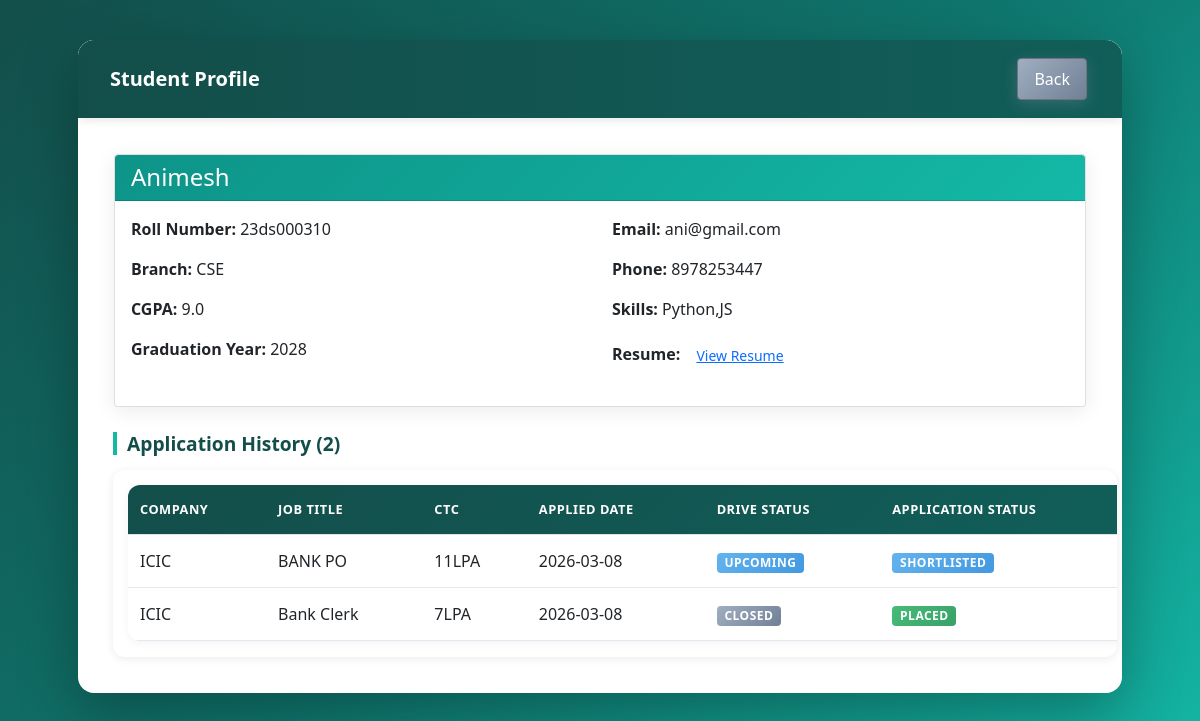
Page /view_student/3 on the committed database.
### application/models.py (models this page shows)
class Student(db.Model):
    id = db.Column(db.Integer(), primary_key=True)
    full_name = db.Column(db.String(), nullable=False)
    roll_number = db.Column(db.String(), unique=True, nullable=False)
    branch = db.Column(db.String(), nullable=False)
    cgpa = db.Column(db.Float(), nullable=False)
    graduation_year = db.Column(db.Integer(), nullable=False)
    phone = db.Column(db.String(), nullable=False)
    skills = db.Column(db.String(), nullable=True)
    resume_link = db.Column(db.String(), nullable=True)
    user_id = db.Column(db.Integer(), db.ForeignKey("user.id"), nullable=False)
    applications = db.relationship("Application", backref="student_details")

class User(db.Model):
    id = db.Column(db.Integer(), primary_key=True)
    username = db.Column(db.String(), unique=True, nullable=False)
    email = db.Column(db.String(), unique=True, nullable=False)
    password = db.Column(db.String(), nullable=False)
    type = db.Column(db.String(), default="student")
    is_active = db.Column(db.Boolean(), default=True)
    company_details = db.relationship("Company", backref="user_account", uselist=False)
    student_details = db.relationship("Student", backref="user_account", uselist=False)

class Application(db.Model):
    id = db.Column(db.Integer(), primary_key=True)
    application_date = db.Column(db.String(), nullable=False)
    status = db.Column(db.String(), default="applied")
    student_id = db.Column(db.Integer(), db.ForeignKey("student.id"), nullable=False)
    drive_id = db.Column(db.Integer(), db.ForeignKey("placement_drive.id"), nullable=False)

class Company(db.Model):
    id = db.Column(db.Integer(), primary_key=True)
    company_name = db.Column(db.String(), nullable=False)
    industry = db.Column(db.String(), nullable=False)
    location = db.Column(db.String(), nullable=False)
    hr_contact = db.Column(db.String(), nullable=False)
    website = db.Column(db.String(), nullable=True)
    description = db.Column(db.String(), nullable=True)
    approval_status = db.Column(db.String(), default="pending")
    user_id = db.Column(db.Integer(), db.ForeignKey("user.id"), nullable=False)
    drives = db.relationship("PlacementDrive", backref="company_details")

class PlacementDrive(db.Model):
    id = db.Column(db.Integer(), primary_key=True)
    job_title = db.Column(db.String(), nullable=False)
    job_description = db.Column(db.String(), nullable=False)
    eligibility_criteria = db.Column(db.String(), nullable=False)
    required_skills = db.Column(db.String(), nullable=True)
    experience = db.Column(db.String(), nullable=True)
    required_cgpa = db.Column(db.Float(), nullable=False)
    eligible_branches = db.Column(db.String(), nullable=False)
    ctc = db.Column(db.String(), nullable=False)
    location = db.Column(db.String(), nullable=False)
    drive_date = db.Column(db.String(), nullable=False)
    application_deadline = db.Column(db.String(), nullable=False)
    max_positions = db.Column(db.Integer(), nullable=False)
    approval_status = db.Column(db.String(), default="pending")
    drive_status = db.Column(db.String(), default="upcoming")
    company_id = db.Column(db.Integer(), db.ForeignKey("company.id"), nullable=False)
    applications = db.relationship("Application", backref="drive_details")

### application/controllers.py (the view)
@app.route("/view_student/<int:student_id>")
def view_student_profile(student_id):
    student = Student.query.get(student_id)
    applications = Application.query.filter_by(student_id=student_id).all()
    return render_template("view_student_profile.html", student=student, applications=applications)

### templates/view_student_profile.html (shortened to what this page needs)
<!DOCTYPE html>
<html lang="en">
<head>
    <link rel="stylesheet" href="/static/style.css">
    <link href="https://cdn.jsdelivr.net/npm/bootstrap@5.0.2/dist/css/bootstrap.min.css" rel="stylesheet">
</head>
<body>
    <div id="main">
        <div id="canvas" class="overflow-auto">
            <nav class="navbar navbar-expand-lg navbar-light bg-light">
                <div class="container-fluid">
                    <a class="navbar-brand" href="#">Student Profile</a>
                    <div class="collapse navbar-collapse">
                        <ul class="navbar-nav ms-auto">
                            <li class="nav-item">
                                <a class="nav-link btn btn-secondary text-white" href="javascript:history.back()">Back</a>
                            </li>
                        </ul>
                    </div>
                </div>
            </nav>
            <div id="content">
                <div class="card m-3">
                    <div class="card-header bg-primary text-white">
                        <h4 class="mb-0">{{student.full_name}}</h4>
                    </div>
                    <div class="card-body">
                        <div class="row">
                            <div class="col-md-6">
                                <p><strong>Roll Number:</strong> {{student.roll_number}}</p>
                                <p><strong>Branch:</strong> {{student.branch}}</p>
                                <p><strong>CGPA:</strong> {{student.cgpa}}</p>
                                <p><strong>Graduation Year:</strong> {{student.graduation_year}}</p>
                            </div>
                            <div class="col-md-6">
                                <p><strong>Email:</strong> {{student.user_account.email}}</p>
                                <p><strong>Phone:</strong> {{student.phone}}</p>
                                {% if student.skills %}
                                <p><strong>Skills:</strong> {{student.skills}}</p>
                                {% endif %}
                                {% if student.resume_link %}
                                <p><strong>Resume:</strong> <a href="{{student.resume_link}}" target="_blank" class="btn btn-link btn-sm">View Resume</a></p>
                                {% endif %}
                            </div>
                        </div>
                    </div>
                </div>
                <h3 class="headings">Application History ({{applications|length}})</h3>
                <div class="table border" style="max-height:300px;overflow-y: scroll;">
                    <table class="table">
                        <thead>
                            <tr>
                                <th>Company</th>
                                <th>Job Title</th>
                                <th>CTC</th>
                                <th>Applied Date</th>
                                <th>Drive Status</th>
                                <th>Application Status</th>
                            </tr>
                        </thead>
                        <tbody>
                            {% for app in applications %}
                            <tr>
                                <td>{{app.drive_details.company_details.company_name}}</td>
                                <td>{{app.drive_details.job_title}}</td>
                                <td>{{app.drive_details.ctc}}</td>
                                <td>{{app.application_date}}</td>
                                <td>
                                    {% if app.drive_details.drive_status == "upcoming" %}
                                        <span class="badge bg-info">Upcoming</span>
                                    {% else %}
                                        <span class="badge bg-secondary">Closed</span>
                                    {% endif %}
                                </td>
                                <td>
                                    {% if app.status == "applied" %}
                                        <span class="badge bg-primary">Applied</span>
                                    {% elif app.status == "shortlisted" %}
                                        <span class="badge bg-info">Shortlisted</span>
                                    {% elif app.status == "interview" %}
                                        <span class="badge bg-warning">Interview</span>
                                    {% elif app.status == "selected" %}
                                        <span class="badge bg-success">Placed</span>
                                    {% else %}
                                        <span class="badge bg-danger">Rejected</span>
                                    {% endif %}
                                </td>
                            </tr>
                            {% endfor %}
                        </tbody>
                    </table>
                </div>
            </div>
        </div>
    </div>
</body>
</html>

### static/style.css (style rules this page uses)
* { margin: 0; padding: 0; box-sizing: border-box; }
body { font-family: 'Segoe UI', Tahoma, Geneva, Verdana, sans-serif; background: linear-gradient(135deg, #134e4a 0%, #0f766e 50%, #14b8a6 100%); min-height: 100vh; }
#main { padding: 20px; }
#canvas { background: #ffffff; margin: 20px auto; width: 90%; max-width: 1400px; min-height: 600px; border-radius: 16px; box-shadow: 0 20px 60px rgba(0, 0, 0, 0.3); overflow: hidden; }
.navbar { background: linear-gradient(90deg, #134e4a 0%, #115e59 100%) !important; padding: 15px 20px !important; box-shadow: 0 2px 10px rgba(0, 0, 0, 0.1); }
.navbar-brand { color: #fff !important; font-weight: 600; font-size: 1.3rem; }
.nav-link { color: rgba(255, 255, 255, 0.9) !important; transition: all 0.3s ease; padding: 8px 16px !important; border-radius: 6px; margin: 0 4px; }
.btn { padding: 10px 20px; border-radius: 8px; font-weight: 500; transition: all 0.3s ease; border: none; margin: 3px; }
.btn-secondary { background: linear-gradient(135deg, #a0aec0 0%, #718096 100%); box-shadow: 0 4px 15px rgba(113, 128, 150, 0.4); }
.btn-sm { padding: 6px 14px; font-size: 0.85rem; }
.card { border: none; border-radius: 12px; box-shadow: 0 4px 20px rgba(0, 0, 0, 0.08); transition: all 0.3s ease; margin: 15px; overflow: hidden; }
.card-header { background: linear-gradient(135deg, #0d9488 0%, #14b8a6 100%); color: #fff; font-weight: 600; padding: 16px 20px; border: none; }
.card-body { padding: 20px; }
.table { margin: 15px; border-radius: 12px; overflow: hidden; box-shadow: 0 2px 10px rgba(0, 0, 0, 0.05); }
.table thead { background: linear-gradient(135deg, #134e4a 0%, #115e59 100%); color: #fff; }
.table thead th { border: none; padding: 15px 12px; font-weight: 600; text-transform: uppercase; font-size: 0.8rem; letter-spacing: 0.5px; }
.table tbody tr { transition: all 0.2s ease; }
.table tbody td { padding: 14px 12px; vertical-align: middle; border-color: #e2e8f0; }
.badge { padding: 6px 12px; border-radius: 20px; font-weight: 500; font-size: 0.75rem; text-transform: uppercase; letter-spacing: 0.5px; }
.badge.bg-success { background: linear-gradient(135deg, #48bb78 0%, #38a169 100%) !important; }
.badge.bg-info { background: linear-gradient(135deg, #63b3ed 0%, #4299e1 100%) !important; }
.badge.bg-secondary { background: linear-gradient(135deg, #a0aec0 0%, #718096 100%) !important; }
.headings { color: #134e4a; font-weight: 700; margin: 25px 15px 15px; padding-left: 10px; border-left: 4px solid #14b8a6; font-size: 1.2rem; }
#content { padding: 20px; }
.table.border { border: none !important; border-radius: 12px; box-shadow: 0 2px 10px rgba(0, 0, 0, 0.08); }
a { color: #0d9488; text-decoration: none; transition: all 0.2s ease; }

### rows in the picture
Student: full_name "Animesh", roll_number "23ds000310", branch "CSE", cgpa "9.0", graduation_year "2028", phone "8978253447", skills "Python,JS"
User: user_account.email "ani@gmail.com"
Application: drive_details.company_details.company_name "ICIC", drive_details.job_title "BANK PO", drive_details.ctc "11LPA", application_date "2026-03-08", shows "UPCOMING", status "SHORTLISTED"
Application: drive_details.company_details.company_name "ICIC", drive_details.job_title "Bank Clerk", drive_details.ctc "7LPA", application_date "2026-03-08", shows "CLOSED", status "PLACED"

### other values in the picture
{{ applications|length }} "2"
